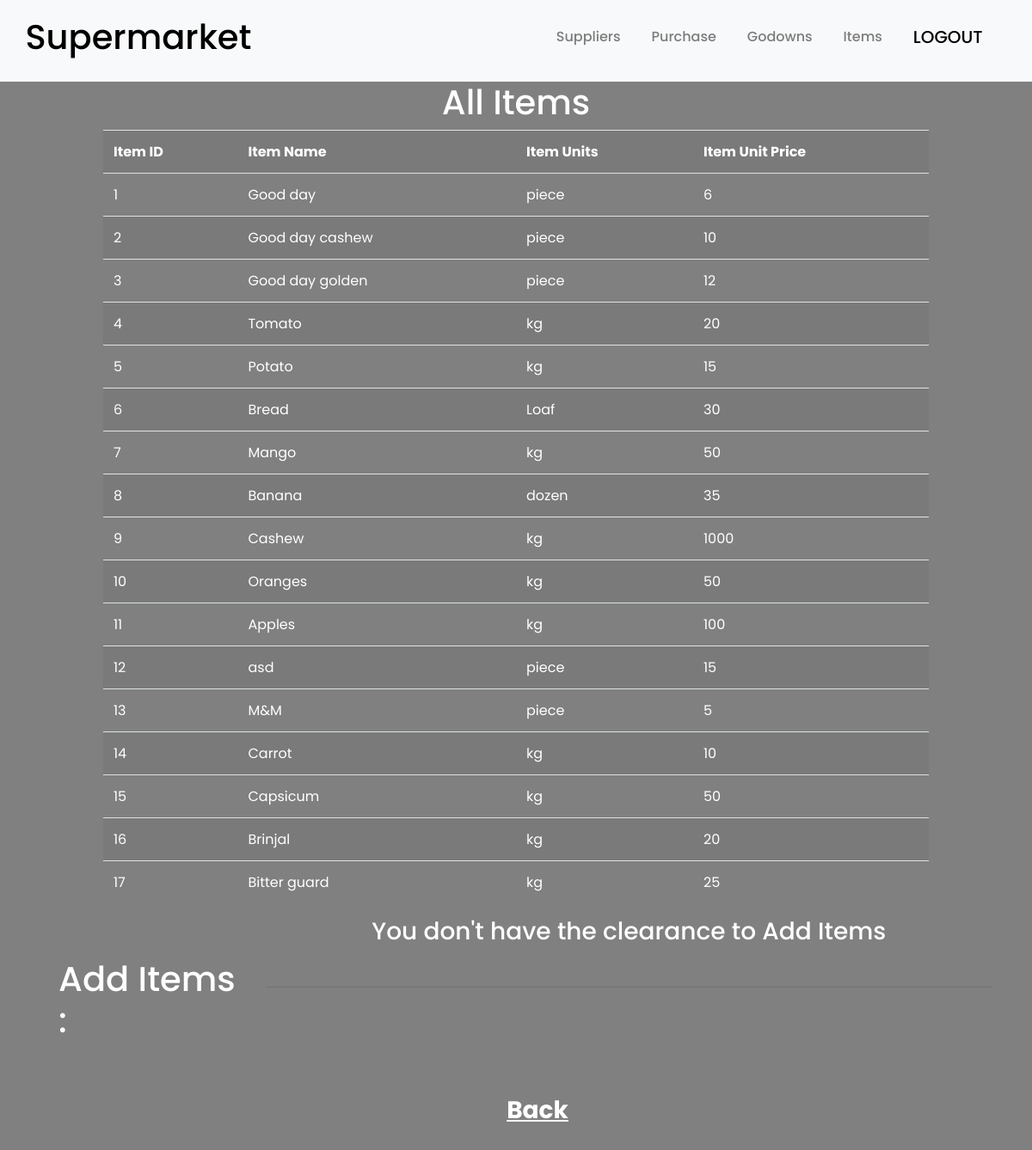
Page /items.php (signed in) on the committed database.
### tables this page shows
CREATE TABLE `item` (
  `Item_ID` smallint(6) NOT NULL,
  `Item_Name` varchar(20) NOT NULL,
  `Item_Units` varchar(10) NOT NULL,
  `Item_Unit_Price` float NOT NULL
);

### items.php (the view, shortened to what this page needs)
<?php include "head.php";
    $Role = $_SESSION['Role'];
    $servername = "localhost";
    $username = "root";
    $password = "";
    $dbname = "supermarket_rbac";
    $conn = new mysqli($servername, $username, $password, $dbname);
    echo "<h1><center>All Items</center></h1>";
    $perm_sql = "SELECT Read_Access FROM Access_Matrix WHERE Roles=$Role AND Objects_ID='items' ";
    $permissions = $conn->query($perm_sql);
    if($permissions->fetch_assoc()["Read_Access"])
    {
        $sql = "SELECT * FROM item";
        $result = $conn->query($sql);
        if ($result->num_rows > 0) {
            echo "<table class = 'table table-hover table-striped' ><tr><th>Item ID</th><th>Item Name</th><th>Item Units</th><th>Item Unit Price</th></tr>";
            while($row = $result->fetch_assoc()) {
                echo "<tr><td>" . $row["Item_ID"]. "</td><td>" . $row["Item_Name"]. "</td><td>" . $row["Item_Units"]. "</td><td>" . $row["Item_Unit_Price"]. "</td></tr>";
            }
            echo "</table>";
        } else {
            echo "0 results";
        }
    }else{
        echo"<center>
            <h3>You don't have access to this information<br></h3>
            <p>Contact the administrator for further information</p>
        </center>";
    }
?>
<div class = "container-fluid row padding">
    <div class="col-lg-3 col-md-6 col-sm-6" >
        <h1 style = "padding-left: 20%"><br>Add Items : </h1>
    </div>
    <div class="col-lg-9 col-md-6 col-sm-6" >
        <?php
            $mysqli = new mysqli($servername, $username, $password, $dbname);
            $Role = $_SESSION['Role'];
            $perm_sql = "SELECT Write_Access FROM Access_Matrix WHERE Roles=$Role AND Objects_ID='items' ";
            $permissions = $mysqli->query($perm_sql);
            if($permissions->fetch_assoc()["Write_Access"] == false)
            {
                echo"<center>
                    <h3>You don't have the clearance to Add Items</h3>
                </center><br><hr><br>";
            }
        ?>
    </div>
</div>
<center>
    <h3>
    <a href='home.php' style = "color : white; font-weight : bold; padding-left : 50px; text-decoration: underline">Back</a>
    </h3>
</center>
</body>
</html>

### style.css (style rules this page uses)
.padding { padding-bottom: 1rem; }
.table { width: 80%; margin: 0 auto; }
[class*="col-"] { padding: 1rem; }

### rows in the picture
item: Item_ID "1", Item_Name "Good day", Item_Units "piece", Item_Unit_Price "6"
item: Item_ID "2", Item_Name "Good day cashew", Item_Units "piece", Item_Unit_Price "10"
item: Item_ID "3", Item_Name "Good day golden", Item_Units "piece", Item_Unit_Price "12"
item: Item_ID "4", Item_Name "Tomato", Item_Units "kg", Item_Unit_Price "20"
item: Item_ID "5", Item_Name "Potato", Item_Units "kg", Item_Unit_Price "15"
item: Item_ID "6", Item_Name "Bread", Item_Units "Loaf", Item_Unit_Price "30"
item: Item_ID "7", Item_Name "Mango", Item_Units "kg", Item_Unit_Price "50"
item: Item_ID "8", Item_Name "Banana", Item_Units "dozen", Item_Unit_Price "35"
item: Item_ID "9", Item_Name "Cashew", Item_Units "kg", Item_Unit_Price "1000"
item: Item_ID "10", Item_Name "Oranges", Item_Units "kg", Item_Unit_Price "50"
item: Item_ID "11", Item_Name "Apples", Item_Units "kg", Item_Unit_Price "100"
item: Item_ID "12", Item_Name "asd", Item_Units "piece", Item_Unit_Price "15"
item: Item_ID "13", Item_Name "M&M", Item_Units "piece", Item_Unit_Price "5"
item: Item_ID "14", Item_Name "Carrot", Item_Units "kg", Item_Unit_Price "10"
item: Item_ID "15", Item_Name "Capsicum", Item_Units "kg", Item_Unit_Price "50"
item: Item_ID "16", Item_Name "Brinjal", Item_Units "kg", Item_Unit_Price "20"
item: Item_ID "17", Item_Name "Bitter guard", Item_Units "kg", Item_Unit_Price "25"
